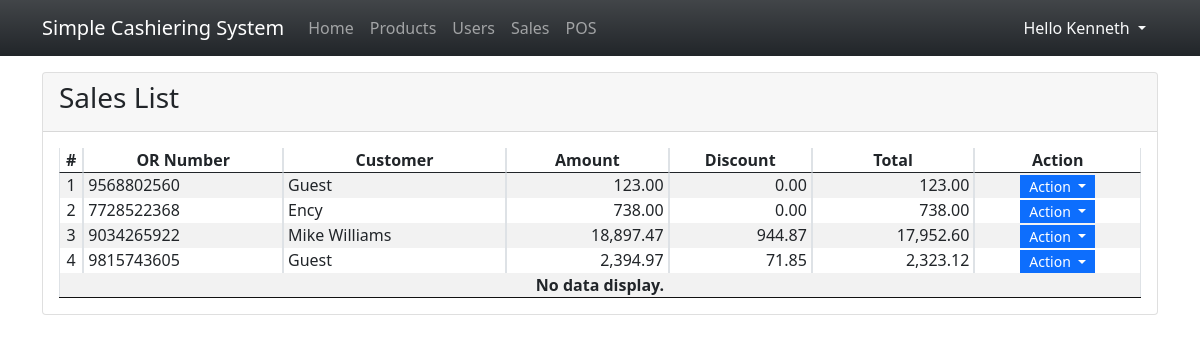
Screenshot of /?page=sales (signed in) with the database file from the repository.
### tables this page shows
CREATE TABLE transaction_list (
            `transaction_id` INTEGER NOT NULL PRIMARY KEY AUTOINCREMENT,
            `or_number` TEXT NOT NULL,
            `customer_name` TEXT NOT NULL,
            `total_amount` REAL NOT NULL DEFAULT 0,
            `amount_tendered` REAL NOT NULL DEFAULT 0,
            `amount_change` REAL NOT NULL DEFAULT 0,
            `discount_percentage` REAL NOT NULL DEFAULT 0,
            `discount_amount` REAL NOT NULL DEFAULT 0,
            `date_created` TIMESTAMP DEFAULT CURRENT_TIMESTAMP,
            `date_updated` TIMESTAMP NULL,
            `user_id` INTEGER NOT NULL,
            FOREIGN KEY(`user_id`) REFERENCES `user_list`(`user_id`)
        );

### sales.php (the view, shortened to what this page needs)
<div class="card">
    <div class="card-header d-flex justify-content-between">
        <h3 class="card-title">Sales List</h3>
    </div>
    <div class="card-body">
        <table class="table table-hover table-striped table-bordered">
            <thead>
                <tr>
                    <th class="text-center p-0">#</th>
                    <th class="text-center p-0">OR Number</th>
                    <th class="text-center p-0">Customer</th>
                    <th class="text-center p-0">Amount</th>
                    <th class="text-center p-0">Discount</th>
                    <th class="text-center p-0">Total</th>
                    <th class="text-center p-0">Action</th>
                </tr>
            </thead>
            <tbody>
                <?php
                $sql = "SELECT * FROM `transaction_list` order by strftime('%s', `date_created`) desc";
                $qry = $conn->query($sql);
                $i = 1;
                    while($row = $qry->fetchArray()):
                ?>
                <tr>
                    <td class="text-center p-0"><?php echo $i++; ?></td>
                    <td class="py-0 px-1"><?php echo $row['or_number'] ?></td>
                    <td class="py-0 px-1"><?php echo $row['customer_name'] ?></td>
                    <td class="py-0 px-1 text-end"><?php echo number_format($row['total_amount'] + $row['discount_amount'],2)?></td>
                    <td class="py-0 px-1 text-end"><?php echo number_format($row['discount_amount'],2) ?></td>
                    <td class="py-0 px-1 text-end"><?php echo number_format($row['total_amount'],2) ?></td>
                    <th class="text-center py-0 px-1">
                        <div class="btn-group" role="group">
                            <button id="btnGroupDrop1" type="button" class="btn btn-primary dropdown-toggle btn-sm rounded-0 py-0" data-bs-toggle="dropdown" aria-expanded="false">
                            Action
                            </button>
                        </div>
                    </th>
                </tr>
                <?php endwhile; ?>
                <?php if(!$qry->fetchArray()): ?>
                    <tr>
                        <th class="text-center p-0" colspan="7">No data display.</th>
                    </tr>
                <?php endif; ?>
            </tbody>
        </table>
    </div>
</div>

### index.php (shortened to what this page needs)
<?php
$page = isset($_GET['page']) ? $_GET['page'] : 'home';
?>
<!DOCTYPE html>
<html lang="en">
<head>
    <link rel="stylesheet" href="css/bootstrap.min.css">
    <link rel="stylesheet" href="jquery-ui/jquery-ui.min.css">
    <link rel="stylesheet" href="DataTables/datatables.min.css">
</head>
<body>
    <main>
    <nav class="navbar navbar-expand-lg navbar-dark bg-dark bg-gradient" id="topNavBar">
        <div class="container">
            <a class="navbar-brand" href="#">
            Simple Cashiering System
            </a>
            <div class="collapse navbar-collapse" id="navbarNav">
                <ul class="navbar-nav">
                    <?php if($_SESSION['type'] == 1): ?>
                    <li class="nav-item">
                        <a class="nav-link <?php echo ($page == 'home')? 'active' : '' ?>" aria-current="page" href="./">Home</a>
                    </li>
                    <li class="nav-item">
                        <a class="nav-link <?php echo ($page == 'products')? 'active' : '' ?>" aria-current="page" href="./?page=products">Products</a>
                    </li>
                    <li class="nav-item">
                        <a class="nav-link <?php echo ($page == 'users')? 'active' : '' ?>" aria-current="page" href="./?page=users">Users</a>
                    </li>
                    <li class="nav-item">
                        <a class="nav-link" href="./?page=sales">Sales</a>
                    </li>
                    <?php endif; ?>
                    <li class="nav-item">
                    <a class="nav-link" href="./?page=pos">POS</a>
                    </li>
                </ul>
            </div>
            <div>
            <div class="dropdown">
                <button class="btn btn-secondary dropdown-toggle bg-transparent  text-light border-0" type="button" id="dropdownMenuButton1" data-bs-toggle="dropdown" aria-expanded="false">
                    Hello <?php echo $_SESSION['fullname'] ?>
                </button>
            </div>
            </div>
        </div>
    </nav>
    <div class="container py-3" id="page-container">
        <?php
            include $page.'.php';
        ?>
    </div>
    </main>
</body>
</html>

### index.php (style rules this page uses)
html,body { height:100%; width:100%; }
main { height:100%; display:flex; flex-flow:column; }
#page-container { flex: 1 1 auto; overflow:auto; }
#topNavBar { flex: 0 1 auto; }

### rows the page displays
transaction_list: or_number "9568802560", customer_name "Guest", $row['total_amount'] + $row['discount_amount'] "123.00", discount_amount "0.00", total_amount "123.00"
transaction_list: or_number "7728522368", customer_name "Ency", $row['total_amount'] + $row['discount_amount'] "738.00", discount_amount "0.00", total_amount "738.00"
transaction_list: or_number "9034265922", customer_name "Mike Williams", $row['total_amount'] + $row['discount_amount'] "18,897.47", discount_amount "944.87", total_amount "17,952.60"
transaction_list: or_number "9815743605", customer_name "Guest", $row['total_amount'] + $row['discount_amount'] "2,394.97", discount_amount "71.85", total_amount "2,323.12"

### other values shown
$_SESSION['fullname'] "Kenneth"
